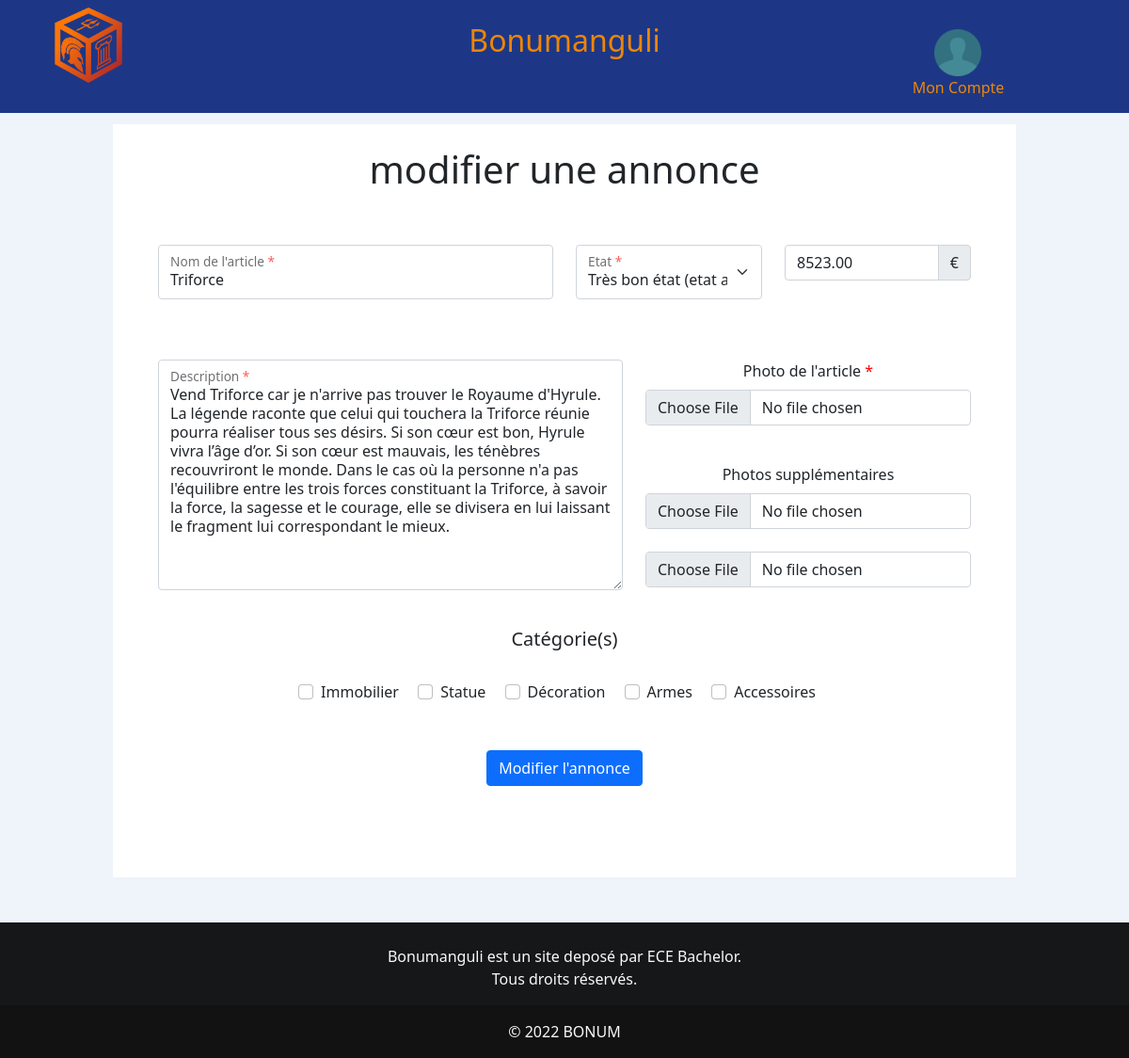
/modifproduit.php?idp=16 (signed in), run on the app's committed database.
### tables this page shows
CREATE TABLE IF NOT EXISTS `produit` (
  `idp` int(10) NOT NULL AUTO_INCREMENT,
  `idu` int(5) NOT NULL,
  `nomp` varchar(50) NOT NULL,
  `descri` varchar(1500) NOT NULL,
  `prix` decimal(10,2) NOT NULL,
  `photo1` varchar(50) NOT NULL,
  `photo2` varchar(50) DEFAULT NULL,
  `photo3` varchar(50) DEFAULT NULL,
  `etat` varchar(25) NOT NULL,
  `vu` int(5) NOT NULL,
  `dates` datetime NOT NULL,
  PRIMARY KEY (`idp`)
);

### modifproduit.php (the view, shortened to what this page needs)
<?php
include "fonction.php";
$pdo = connexion();
$idp = $_GET["idp"];
$stmt = $pdo->prepare("SELECT * FROM produit WHERE idp=?");
$stmt->execute([$idp]);
$stmt->execute([$idp]);
$produit = $stmt->fetch();
$data = $pdo->query("SELECT DISTINCT tag FROM tag")->fetchAll();
?>
<!DOCTYPE html>
<html lang="en">
<head>
    <link rel="stylesheet" href="bonum.css">
    <link href="https://cdn.jsdelivr.net/npm/bootstrap@5.0.2/dist/css/bootstrap.min.css" rel="stylesheet">
</head>
<body id="second">
    <div id="divmid">
        <div id="divannonce">
            <span style="text-align: center; padding: 1em;">
                <h1>modifier une annonce</h1>
            </span><br><br>
            <div style="width: 90%; position: relative; left: 5%;" class="text-center">
                <form action="" method="post" enctype="multipart/form-data">
                    <div class="row">
                        <div class="col-6">
                            <div class="form-floating mb-3">
                                <input type="text" class="form-control" name="nomp" id="floatingInput" placeholder="Nom de l'article" value="<?= $produit["nomp"] ?>" required>
                                <label for=" floatingInput" class="form-label">Nom de l'article<span class="etoile"> *</span></label>
                            </div>
                        </div>
                        <div class="col-3">
                            <div class="form-floating">
                                <select class="form-select" name="etat" id="floatingSelect" placeholder="Etat" value="<?= $produit["etat"] ?>" required>
                                    <option value="<?= $produit["etat"] ?>"><?= $produit["etat"] ?> (etat actuel)</option>
                                </select>
                                <label for="floatingSelect">Etat<span class="etoile"> *</span></label>
                            </div>
                        </div>
                        <div class="col-3">
                            <div class="input-group">
                                <input type="number" name="prix" min="0" step="0.01" class="form-control" id="prix" placeholder="Prix" value="<?= $produit["prix"] ?>" required>
                                <span class="input-group-text">€</span>
                            </div>
                        </div>
                    </div>
                    <br><br>
                    <div class="row">
                        <div class="col-7">
                            <div class="form-floating mb-3">
                                <textarea class="form-control" name="descri" maxlength="1500" id="floatingTextarea1" placeholder="Description" value="<?= $produit["descri"] ?>" rows=" 3" style="height: 245px" required><?= $produit["descri"] ?></textarea>
                                <label for="floatingTextarea1" class="form-label">Description<span class="etoile"> *</span></label>
                            </div>
                        </div>
                        <div class="col-5">
                            <div class="mb-3">
                                <label for="formFile" class="form-label">Photo de l'article<span class="etoile"> *</span></label>
                                <input class="form-control" name="photo" type="file" id="formFile" accept=".png, .jpg, .jpeg"><br>
                            </div>
                            <label for="formFile" class="form-label">Photos supplémentaires</label>
                            <input class="form-control" name="photo2" type="file" id="formFile" accept=".png, .jpg, .jpeg"><br>
                            <input class="form-control" name="photo3" type="file" id="formFile" accept=".png, .jpg, .jpeg">
                        </div>
                    </div>
                    <br>
                    <h5>Catégorie(s)</h5><br>
                    <?php
                    foreach ($data as $row) {
                    ?>
                        <form action="" method="post">
                            <div class="form-check form-check-inline">
                                <input class="form-check-input" type="checkbox" name="categ[]" value="<?php echo $row['tag'] ?>">
                                <label class="form-check-label" for="inlineCheckbox1"><?php echo $row['tag'] ?></label>
                            </div>
                        <?php
                    }
                        ?><br>
                        <br><br>
                        <button type="submit" class="btn btn-primary" name="bouton">Modifier l'annonce</button>
                        </form>
            </div>
        </div><br>
    </div><br><br>
</body>
</html>

### bonum.css (style rules this page uses)
span.etoile { color: red; }
body { background-color: #0051ff; min-height: 100vh; }
#divmid { min-height: 100vh; background-color: white; width: auto; margin-left: 10%; margin-right: 10%; }
#second { background-color: #EFF4FB; }
h5 { text-align: center; }
#divannonce { margin-left: auto 3%; margin-right: auto 3%; }
:root { --body-bg: linear-gradient(135deg, #f5f7fa 0%, #c3cfe2 100%); --msger-bg: #fff; --border: 2px solid #ddd; --left-msg-bg: #ececec; --right-msg-bg: #579ffb; }
html { box-sizing: border-box; }
*, *:before, *:after { margin: 0; padding: 0; box-sizing: inherit; }

### data on the page
produit: nomp "Triforce", etat "Très bon état (etat actuel)", prix "8523.00", descri "Vend Triforce car je n'arrive pas trouver le Royaume d'Hyrule. La légende raconte que celui qui touchera la Triforce réunie pourra réaliser tous ses désirs. Si son cœur est bon, Hyrule vivra l’âge d’or. Si son cœur est mauvais, les ténèbres recouvriront le monde. Dans le cas où la personne n'a pas l'équilibre entre les trois forces constituant la Triforce, à savoir la force, la sagesse et le courage, elle se divisera en lui laissant le fragment lui correspondant le mieux."

### other printed values
$row['tag'] "Immobilier"
$row['tag'] "Statue"
$row['tag'] "Décoration"
$row['tag'] "Armes"
$row['tag'] "Accessoires"
